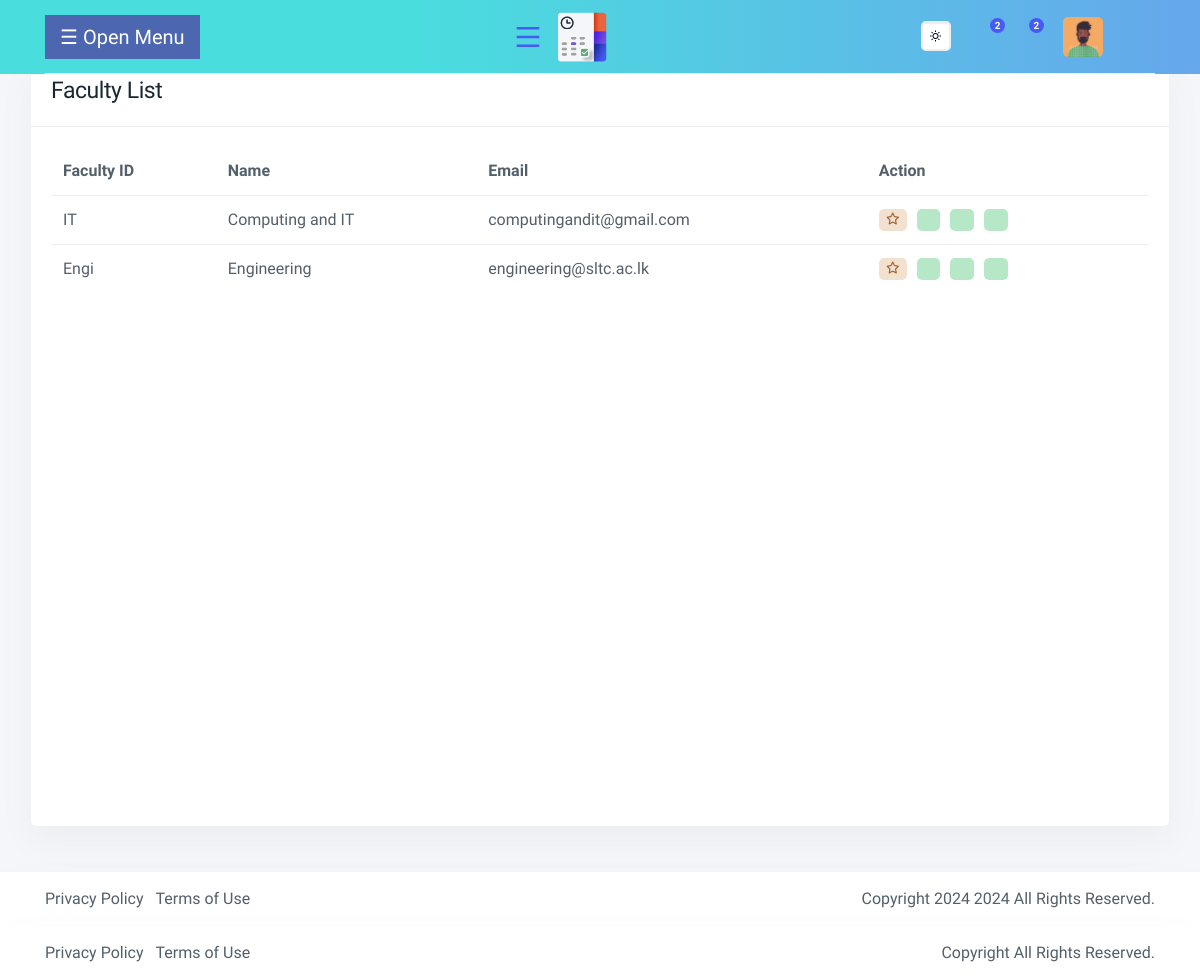
Page /faculty_list/ on the committed database.
### exam_timetable/models.py (models this page shows, shortened)
class Faculty(models.Model):
    faculty_id = models.CharField(max_length=20, unique=True)
    name = models.CharField(max_length=100)
    email = models.EmailField(unique=True)

### exam_timetable/views.py (the view)
# urls.py: path('faculty_list/', views.faculty_list, name='faculty_list'),
def faculty_list(request):
    faculty = Faculty.objects.all()
    return render(request, 'exam_timetable/faculty_list.html', {'faculty': faculty})

### templates/exam_timetable/faculty_list.html (shortened to what this page needs)
{% include '../a_header.html' %}
{% load static %}
    <link rel="stylesheet" href="https://cdn.datatables.net/1.13.6/css/jquery.dataTables.min.css">
    <div class="content-page" id="main">
        <div class="container-fluid   mt-5">
            <div class="row mt-3  main_card_sec">
                <div class="col-lg-12">
                    <div class="card card-block card-stretch card-height">
                        <div class="card-header d-flex justify-content-between">
                            <div class="iq-header-title">
                                <h4 class="card-title mb-0">Faculty List </h4>
                            </div>
                        </div>
                        <div class="card-body">
                            <div class="table-responsive data-table">
                                <table id="courseTable" class="data-tables table" style="width:100%">
                                    <thead>
                                        <tr>
                                            <th>Faculty ID</th>
                                            <th>Name</th>
                                            <th>Email</th>
                                            <th>Action</th>
                                        </tr>
                                    </thead>
                                    <tbody>
                                        {% for faculty in faculty %}
                                        <tr>
                                            <td>{{ faculty.faculty_id }}</td>
                                            <td>{{ faculty.name }}</td>
                                            <td>{{ faculty.email }}</td>
                                            <td>
                                                <div class="d-flex align-items-center action-icons">
                                                    <a class="badge bg-warning-light mr-2 star-icon" title="Select Row">
                                                        <i class="far fa-star"></i>
                                                    </a>
                                                    <a class="badge bg-success-light mr-2" title="View" href="#">
                                                        <i class="lar la-eye"></i>
                                                    </a>
                                                        <a class="badge bg-success-light mr-2" title="View" href="{% url 'create_faculty' %}">
                                                            <i class="las la-pencil-alt"></i>
                                                        </a>
                                                        <a class="badge bg-success-light mr-2" title="View" href="#">
                                                            <i class="las la-trash"></i>
                                                        </a>
                                                    </div>
                                                </div>
                                        {% endfor %}
                            </div>
                        </div>
                    </div>
                </div>
            </div>
    {% include '../calender_footer.html' %}
{% include '../calender_footer.html' %}

### static/css/big.css (style rules this page uses)
#main { transition: margin-left 0.3s; padding: 16px; }

### templates/exam_timetable/faculty_list.html (style rules this page uses)
.main_card_sec { height: 100vh; }
.action-icons a { margin-right: 5px; cursor: pointer; }

### rows in the picture
Faculty: faculty_id "IT", name "Computing and IT", email "computingandit@gmail.com"
Faculty: faculty_id "Engi", name "Engineering", email "engineering@sltc.ac.lk"
